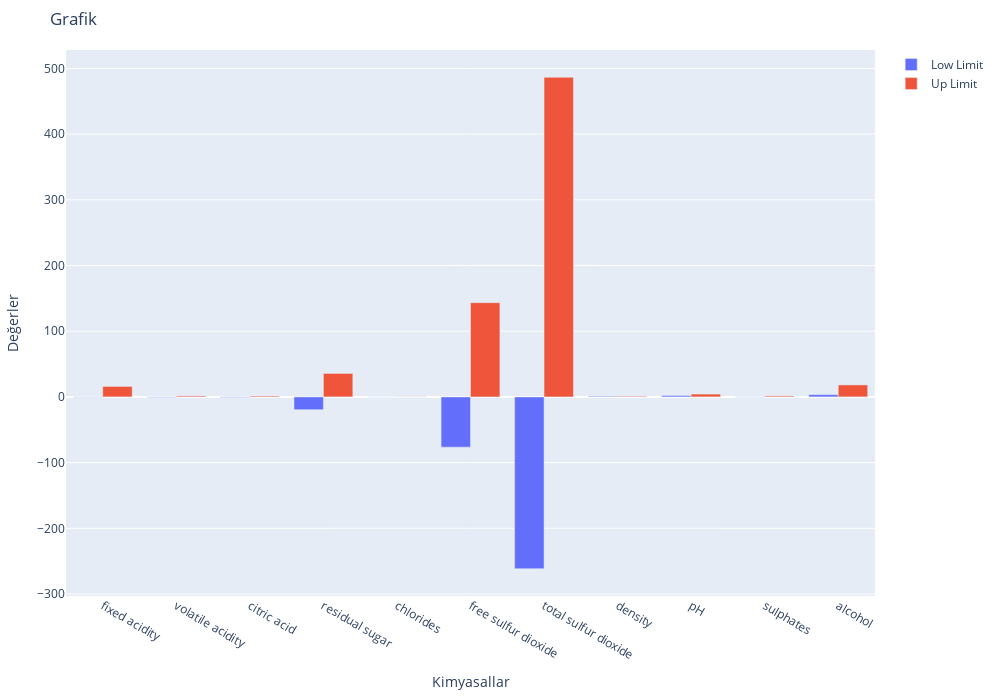

Notebook cell for this chart:
### Code cell
fig = go.Figure()
fig.add_trace(go.Bar(
    y=describe["low"],
    x=describe["col"],
    name = "Low Limit",
    orientation="v"
))
fig.add_trace(go.Bar(
    x=describe["col"],
    y=describe["up"],
    name = "Up Limit",
    orientation="v"
))

fig.update_layout(
    title = "Grafik",
    xaxis = dict(title ="Kimyasallar"),
    yaxis = dict(title = "Değerler"),
    barmode="group",
    margin=dict(l=50, r=50, t=50, b=100),
    height=700,
    width=1000
)
fig.show()

### Figure 1 — Plotly figure (JSON) as saved in the notebook; plotly's stock layout.template omitted (floating-point values rounded to 4 significant figures)
{"data": [{"name": "Low Limit", "orientation": "v", "type": "bar", "x": ["fixed acidity", "volatile acidity", "citric acid", "residual sugar", "chlorides", "free sulfur dioxide", "total sulfur dioxide", "density", "pH", "sulphates", "alcohol"], "y": [-0.45, -0.605, -0.715, -19.5, -0.083, -76.5, -261.5, 0.9757, 2.175, -0.31, 3.45]}, {"name": "Up Limit", "orientation": "v", "type": "bar", "x": ["fixed acidity", "volatile acidity", "citric acid", "residual sugar", "chlorides", "free sulfur dioxide", "total sulfur dioxide", "density", "pH", "sulphates", "alcohol"], "y": [15.95, 1.435, 1.325, 35.7, 0.213, 143.5, 486.5, 1.014, 4.295, 1.45, 18.25]}], "layout": {"barmode": "group", "height": 700, "margin": {"b": 100, "l": 50, "r": 50, "t": 50}, "title": {"text": "Grafik"}, "width": 1000, "xaxis": {"title": {"text": "Kimyasallar"}}, "yaxis": {"title": {"text": "Değerler"}}}}
